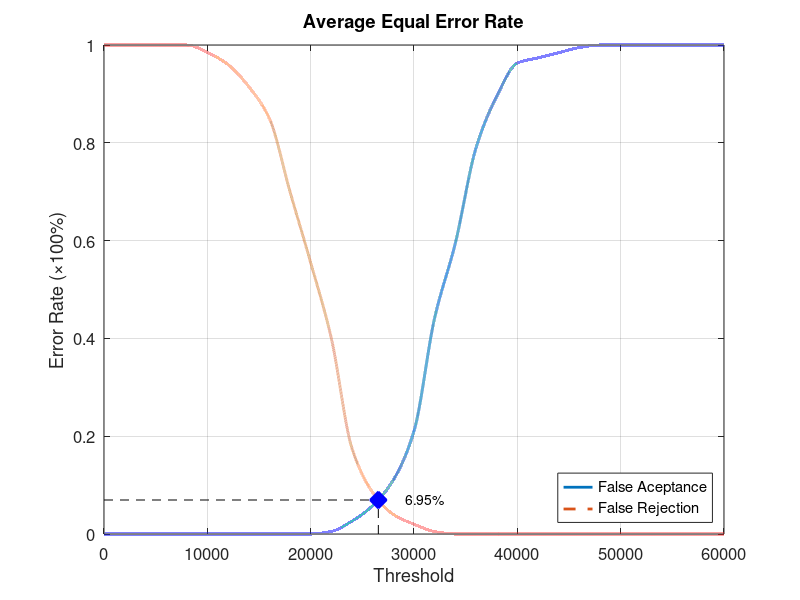
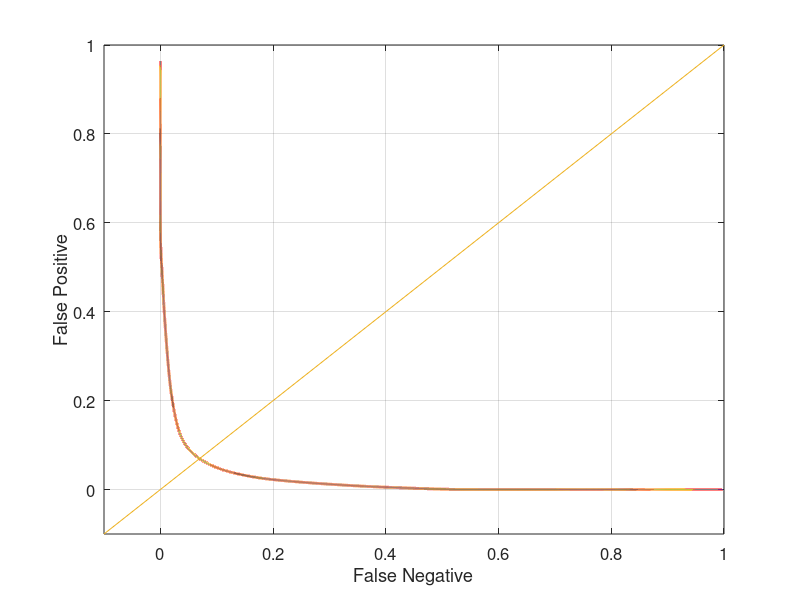

The MATLAB source for these figures, in order:
function yEER = Database2_3
close all;
clear;
clc;
x = 0:2000:60000;
xq = 0:0.5:60000;

y0 = [0 0 0 0 0 0 0 0 0 0 0 0.00526316 0.0263158 0.0578947 0.110526 0.210526 0.442105 0.594737 0.789474 0.894737 0.963158 0.973684 0.984211 0.994737 1 1 1 1 1 1 1];
yy0 = interp1(x, y0, xq, 'pchip');
y1 = [1 1 1 1 1 0.985 0.96 0.915 0.85 0.7 0.555 0.4 0.175 0.085 0.04 0.02 0.005 0 0 0 0 0 0 0 0 0 0 0 0 0 0];
yy1 = interp1(x, y1, xq, 'pchip');

% Calculating EER: 
y2 = abs(y0 - y1);
find(y2 == min(y2))
yy2 = abs(yy0 - yy1);
xEER = find(yy2 == min(yy2));
xEERIndex = xq(xEER) % X-axis EER
yEER = yy0(xEER) % Y-axis EER

main = figure
plot(xq, yy0,'-','LineWidth', 2);	hold on
plot(xq, yy1,'--','LineWidth', 2);	hold on
plot([xEERIndex xEERIndex], [0 yEER], 'k--');	hold on
plot([0 xEERIndex], [yEER yEER], 'k--');	hold on
plot(xEERIndex, yEER, 'bx', 'LineWidth', 10);	hold on
text(xEERIndex + 10 * xEERIndex / 100, yEER, [num2str(round((10000 * yEER)) / 100) '%'])
legend('False Aceptance', 'False Rejection', 'Location', 'SouthEast')
xlabel('Threshold')
ylabel('Error Rate (\times100%)')
title('Average Equal Error Rate')
set(gca, 'FontSize', 12)
axis([0 60000 0 1])
grid on

print(main, 'Database2_3Main', '-dpng');
FNRxFPR = figure('Color', [1 1 1]);
plot(yy1, yy0, '-', yy1, yy0, 'LineWidth', 2);
hold on
y = -0.1:0.1:1
plot(y, y); 
set(gca, 'FontSize', 12)
xlabel('False Negative')
ylabel('False Positive')
axis([-0.1 1 -0.1 1])
set(gca, 'FontSize', 12)
grid on

print(FNRxFPR, 'Database2_3FNRxFPR','-dpng');
end
